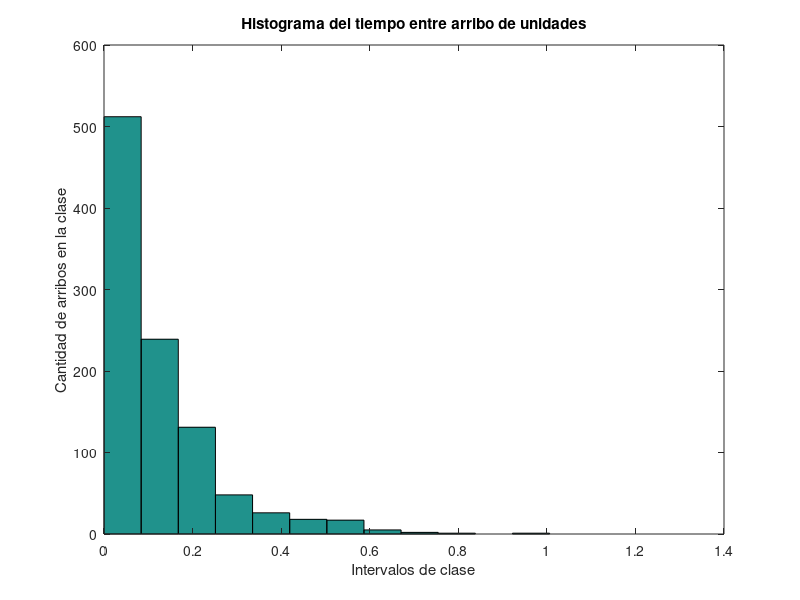
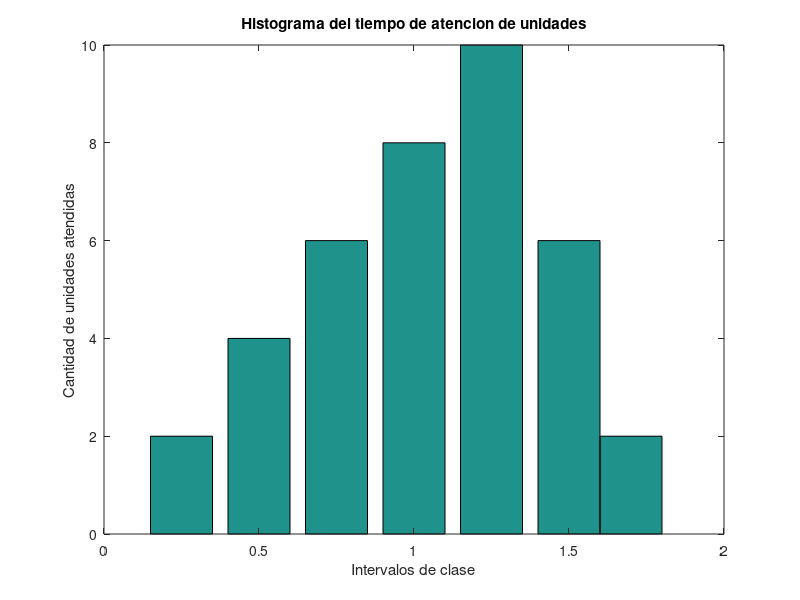

Recreate these plots in MATLAB, in order.
load arriboscop.mat
load ercop.mat
load ercopdata.mat

%set term win;
figure(1);
hist(arriboscop,12);
xlabel("Intervalos de clase");
ylabel("Cantidad de arribos en la clase");
title("Histograma del tiempo entre arribo de unidades");
print -deps hist_arribos.eps 

figure(2);
hist(ercopdata,ercop(:,1)');
xlabel("Intervalos de clase");
ylabel("Cantidad de unidades atendidas");
title("Histograma del tiempo de atencion de unidades");
print -deps hist_servicios.eps 